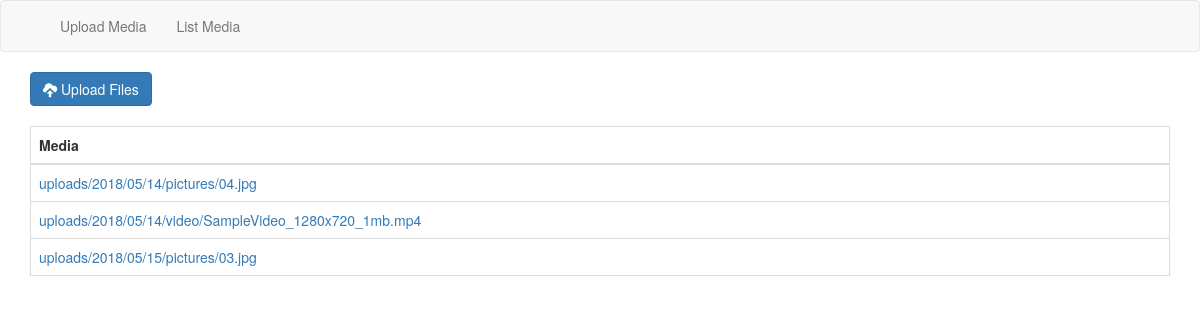
Before: / with the older database file.
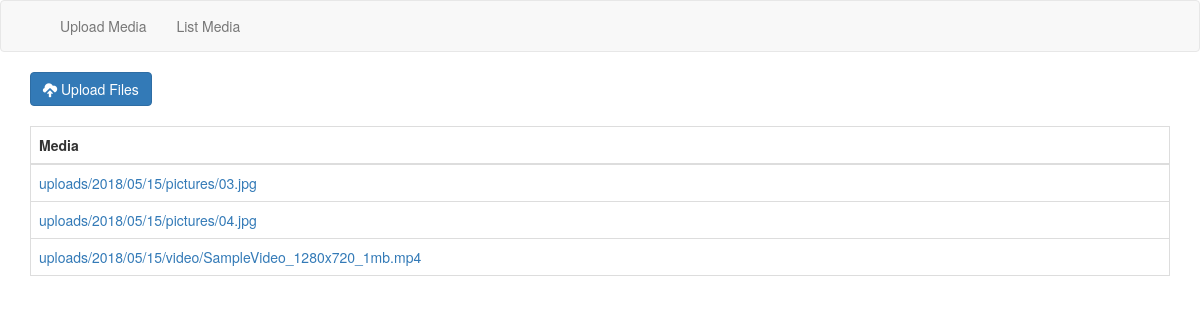
After: the same page with the newer database file.
### core/models.py (models this page shows, shortened)
class MediaFile(models.Model):
    title = models.CharField(max_length=255, blank=True, null=True)
    file = models.FileField(upload_to=save_file)
    uploaded_at = models.DateTimeField(auto_now_add=True)

### core/views.py (the view, shortened to what this page needs)
# urls.py: url(r'^$', MediaUploadView.as_view(), name='media_upload'),
class MediaUploadView(View):
    def get(self, request):
        media_list = MediaFile.objects.all()
        return render(self.request, 'upload.html', {'medias': media_list})

### templates/upload.html (shortened to what this page needs)
{% extends 'base.html' %}
{% block content %}
 <div style="margin-bottom: 20px;">
    <button type="button" class="btn btn-primary js-upload-media">
      <span class="glyphicon glyphicon-cloud-upload"></span> Upload Files
    </button>
  </div>
  <table id="gallery" class="table table-bordered">
    <thead>
      <tr>
        <th>Media</th>
      </tr>
    </thead>
    <tbody>
      {% for media in medias %}
        <tr>
          <td><a href="{{ media.file.url }}">{{ media.file.name }}</a></td>
        </tr>
      {% endfor %}
    </tbody>
  </table>
{% endblock %}

Changed rows visible on the page:
removed MediaFile: file.name "uploads/2018/05/14/pictures/04.jpg"
removed MediaFile: file.name "uploads/2018/05/14/video/SampleVideo_1280x720_1mb.mp4"
added MediaFile: file.name "uploads/2018/05/15/pictures/04.jpg"
added MediaFile: file.name "uploads/2018/05/15/video/SampleVideo_1280x720_1mb.mp4"
